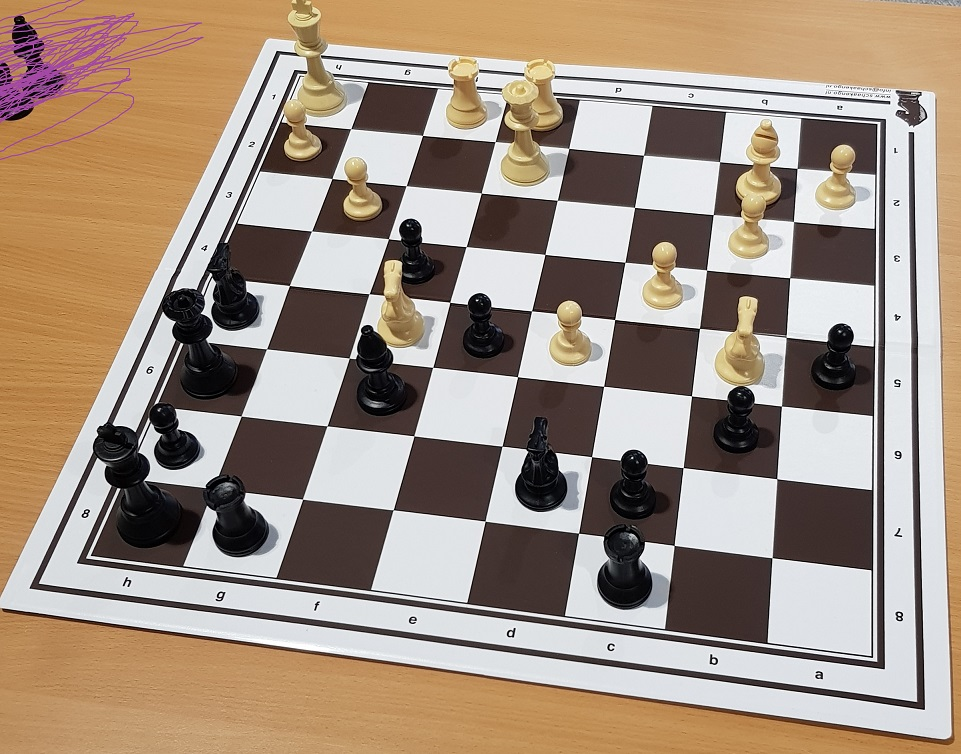
#> input picture evaluation/images/chessboard_red2k_1.jpg, 961 x 754 px
$ python -i classical_board_detector.py   (imports and definitions only)
#> lines starting #> are read from the running program, lines starting #| are printed output that depends on the picture; after the words box and inside, x2 and y2 are one past the last pixel; in counts of white or black regions, pixels touching at a corner belong together
### src/vision/preprocessing.py
import cv2
import numpy as np
from itertools import combinations

# [7 lines left out: function load_image, not called in this run]


def to_grayscale(image):
    return cv2.cvtColor(image, cv2.COLOR_BGR2GRAY)


def blur_image(image):
    return cv2.GaussianBlur(image, (5, 5), 0)


def detect_edges(image):
    return cv2.Canny(image, 50, 150)

# [47 lines left out: functions find_board_contour, close_edges, not called in this run]

def detect_lines(edges):
    height, width = edges.shape

    lines = cv2.HoughLinesP(
        edges,
        rho=1,
        theta=np.pi / 180,
        threshold=80,
        minLineLength=int(width * 0.12),
        maxLineGap=30
    )

    return lines

# [18 lines left out: function draw_lines, not called in this run]

def split_lines_by_orientation(lines):
    horizontal_lines = []
    vertical_lines = []

    if lines is None:
        return horizontal_lines, vertical_lines

    for line in lines:
        x1, y1, x2, y2 = np.asarray(line).reshape(-1)[:4]

        angle = np.degrees(
            np.arctan2(y2 - y1, x2 - x1)
        )

        angle = abs(angle)

        if angle > 90:
            angle = 180 - angle

        if angle < 20:
            horizontal_lines.append((x1, y1, x2, y2))

        elif angle > 60:
            vertical_lines.append((x1, y1, x2, y2))

    return horizontal_lines, vertical_lines

def line_length(line):
    x1, y1, x2, y2 = line

    return np.sqrt(
        (x2 - x1) ** 2 +
        (y2 - y1) ** 2
    )


def horizontal_position(line, x_reference):
    x1, y1, x2, y2 = line

    if x2 == x1:
        return None

    return y1 + (
        (x_reference - x1) *
        (y2 - y1) /
        (x2 - x1)
    )


def vertical_position(line, y_reference):
    x1, y1, x2, y2 = line

    if y2 == y1:
        return None

    return x1 + (
        (y_reference - y1) *
        (x2 - x1) /
        (y2 - y1)
    )


def merge_horizontal_lines(lines, image_width, tolerance=12):
    reference_x = image_width / 2

    positioned_lines = []

    for line in lines:
        position = horizontal_position(line, reference_x)

        if position is not None:
            positioned_lines.append((position, line))

    positioned_lines.sort(key=lambda item: item[0])

    merged = []

    for position, line in positioned_lines:
        if not merged:
            merged.append((position, line))
            continue

        previous_position, previous_line = merged[-1]

        if abs(position - previous_position) < tolerance:
            if line_length(line) > line_length(previous_line):
                merged[-1] = (position, line)
        else:
            merged.append((position, line))

    return [line for _, line in merged]


def merge_vertical_lines(lines, image_height, tolerance=12):
    reference_y = image_height / 2

    positioned_lines = []

    for line in lines:
        position = vertical_position(line, reference_y)

        if position is not None:
            positioned_lines.append((position, line))

    positioned_lines.sort(key=lambda item: item[0])

    merged = []

    for position, line in positioned_lines:
        if not merged:
            merged.append((position, line))
            continue

        previous_position, previous_line = merged[-1]

        if abs(position - previous_position) < tolerance:
            if line_length(line) > line_length(previous_line):
                merged[-1] = (position, line)
        else:
            merged.append((position, line))

    return [line for _, line in merged]

def select_grid_lines(lines, positions, count=9):
    if len(lines) < count:
        return []

    best_score = None
    best_indices = None

    for indices in combinations(range(len(lines)), count):
        selected_positions = np.array(
            [positions[i] for i in indices],
            dtype=float
        )

        gaps = np.diff(selected_positions)

        if np.any(gaps <= 0):
            continue

        mean_gap = np.mean(gaps)

        if mean_gap == 0:
            continue

        gap_variation = np.std(gaps) / mean_gap

        if len(gaps) > 1:
            smoothness = (
                np.mean(np.abs(np.diff(gaps)))
                / np.median(gaps)
            )
        else:
            smoothness = 0

        score = smoothness + 0.3 * gap_variation

        if best_score is None or score < best_score:
            best_score = score
            best_indices = indices

    if best_indices is None:
        return []

    return [lines[i] for i in best_indices]

def line_intersection(line1, line2):
    x1, y1, x2, y2 = map(float, line1)
    x3, y3, x4, y4 = map(float, line2)

    denominator = (
        (x1 - x2) * (y3 - y4)
        - (y1 - y2) * (x3 - x4)
    )

    if abs(denominator) < 1e-10:
        return None

    determinant1 = x1 * y2 - y1 * x2
    determinant2 = x3 * y4 - y3 * x4

    x = (
        determinant1 * (x3 - x4)
        - (x1 - x2) * determinant2
    ) / denominator

    y = (
        determinant1 * (y3 - y4)
        - (y1 - y2) * determinant2
    ) / denominator

    return x, y

def find_board_corners(horizontal_lines, vertical_lines):
    if len(horizontal_lines) < 2 or len(vertical_lines) < 2:
        return None

    top = horizontal_lines[0]
    bottom = horizontal_lines[-1]

    left = vertical_lines[0]
    right = vertical_lines[-1]

    top_left = line_intersection(top, left)
    top_right = line_intersection(top, right)
    bottom_right = line_intersection(bottom, right)
    bottom_left = line_intersection(bottom, left)

    if (
        top_left is None
        or top_right is None
        or bottom_right is None
        or bottom_left is None
    ):
        return None

    return [
        top_left,
        top_right,
        bottom_right,
        bottom_left
    ]

# [47 lines left out: functions warp_board, warp_board_with_margin, not called in this run]

### src/vision/classical_board_detector.py
import cv2
import numpy as np

from vision.preprocessing import (
    to_grayscale,
    blur_image,
    detect_edges,
    detect_lines,
    split_lines_by_orientation,
    merge_horizontal_lines,
    merge_vertical_lines,
    horizontal_position,
    vertical_position,
    select_grid_lines,
    find_board_corners,
    warp_board_with_margin
)


def order_corners(points):
    points = np.array(points, dtype=np.float32)

    ordered = np.zeros((4, 2), dtype=np.float32)

    sums = points.sum(axis=1)
    differences = np.diff(points, axis=1).flatten()

    ordered[0] = points[np.argmin(sums)]          # top-left
    ordered[2] = points[np.argmax(sums)]          # bottom-right

    ordered[1] = points[np.argmin(differences)]   # top-right
    ordered[3] = points[np.argmax(differences)]   # bottom-left

    return ordered


def create_perspective_matrix(
    corners,
    board_size=800,
    margin=200
):
    source_points = order_corners(corners)

    destination_points = np.array(
        [
            [margin, margin],
            [margin + board_size, margin],
            [margin + board_size, margin + board_size],
            [margin, margin + board_size]
        ],
        dtype=np.float32
    )

    return cv2.getPerspectiveTransform(
        source_points,
        destination_points
    )


def detect_board_from_grid(image):
    gray = to_grayscale(image)
    blurred = blur_image(gray)
    edges = detect_edges(blurred)

    lines = detect_lines(edges)

    if lines is None:
        return None

    horizontal_lines, vertical_lines = split_lines_by_orientation(lines)

    height, width = image.shape[:2]

    merged_horizontal_lines = merge_horizontal_lines(
        horizontal_lines,
        width
    )

    merged_vertical_lines = merge_vertical_lines(
        vertical_lines,
        height
    )

    horizontal_data = []

    for line in merged_horizontal_lines:
        position = horizontal_position(
            line,
            width / 2
        )

        if position is not None:
            horizontal_data.append(
                (position, line)
            )

    horizontal_data.sort(
        key=lambda item: item[0]
    )

    horizontal_positions = [
        item[0]
        for item in horizontal_data
    ]

    sorted_horizontal_lines = [
        item[1]
        for item in horizontal_data
    ]

    vertical_data = []

    for line in merged_vertical_lines:
        position = vertical_position(
            line,
            height / 2
        )

        if position is not None:
            vertical_data.append(
                (position, line)
            )

    vertical_data.sort(
        key=lambda item: item[0]
    )

    vertical_positions = [
        item[0]
        for item in vertical_data
    ]

    sorted_vertical_lines = [
        item[1]
        for item in vertical_data
    ]

    grid_horizontal_lines = select_grid_lines(
        sorted_horizontal_lines,
        horizontal_positions
    )

    grid_vertical_lines = select_grid_lines(
        sorted_vertical_lines,
        vertical_positions
    )

    if len(grid_horizontal_lines) != 9:
        return None

    if len(grid_vertical_lines) != 9:
        return None

    corners = find_board_corners(
        grid_horizontal_lines,
        grid_vertical_lines
    )

    if corners is None:
        return None

    return order_corners(corners)


# [123 lines left out: function detect_board_from_contours, not called in this run]


def warp_with_matrix(
    image,
    perspective_matrix,
    board_size=800,
    margin=200
):
    output_size = (
        board_size + 2 * margin
    )

    return cv2.warpPerspective(
        image,
        perspective_matrix,
        (
            output_size,
            output_size
        )
    )


def detect_and_warp_board(
    image,
    board_size=800,
    margin=200
):
    print(
        "Trying grid-based board detection..."
    )

    corners = detect_board_from_grid(
        image
    )

    if corners is not None:
        print(
            "Board detected using grid lines."
        )

    else:
        print(
            "Grid detection failed."
        )

        print(
            "Trying contour-based board detection..."
        )

        corners = detect_board_from_contours(
            image
        )

        if corners is None:
            raise ValueError(
                "Could not detect chessboard "
                "using grid lines or contours"
            )

        print(
            "Board detected using outer contour."
        )

    perspective_matrix = create_perspective_matrix(
        corners,
        board_size=board_size,
        margin=margin
    )

    warped_board = warp_with_matrix(
        image,
        perspective_matrix,
        board_size=board_size,
        margin=margin
    )

    return (
        warped_board,
        corners,
        perspective_matrix
    )

>>> import cv2
>>> picture = cv2.imread('../../evaluation/images/chessboard_red2k_1.jpg')
#> picture is the input picture: shape (754, 961, 3); mean B, G, R 129.5, 145, 162.5
>>> result = detect_and_warp_board(picture)
#> in to_grayscale, `return cv2.cvtColor(image, cv2.COLOR_BGR2GRAY)`:
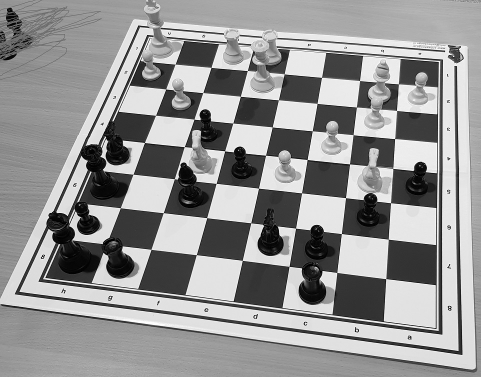
#> returned value: shape (754, 961) (shown at 1/2 size); min 0, max 255, mean 148.4
#> in detect_edges, `return cv2.Canny(image, 50, 150)`:
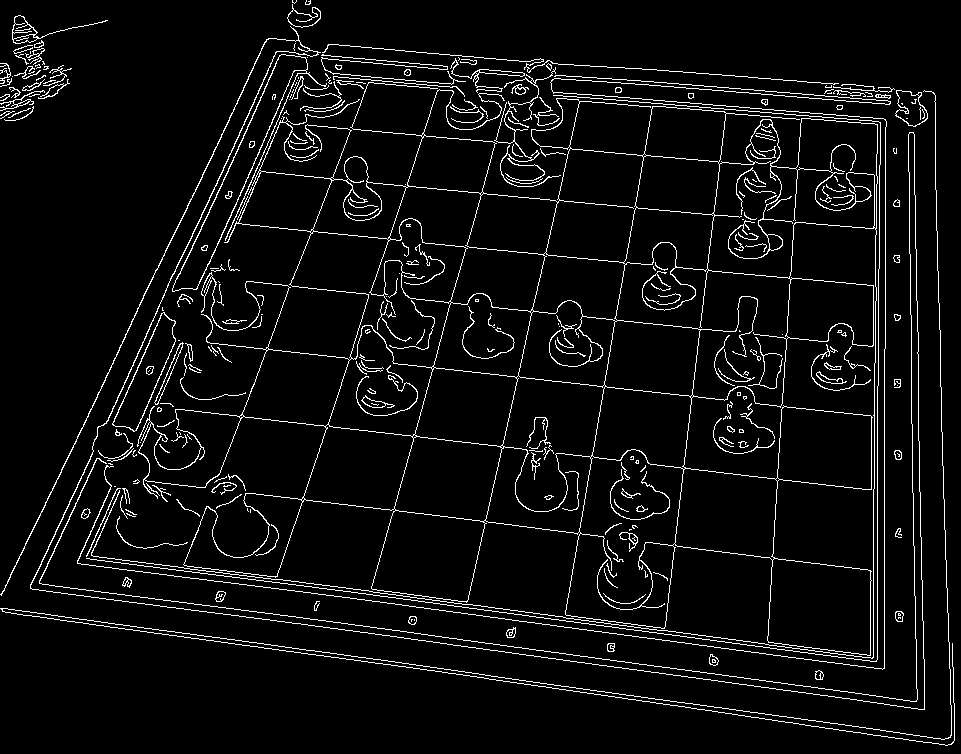
#> returned value: shape (754, 961); 5.3% white in thin lines or dots
#> in detect_lines, `lines = cv2.HoughLinesP( edges, rho=1, theta=np.pi / 180, threshold=80..`: lines = 122 rows, first 6: [7, 608, 953, 741], [229, 118, 935, 180], [918, 392, 921, 579], [5, 612, 264, 648], [540, 614, 720, 637], [198, 638, 711, 710]
#> the loop in split_lines_by_orientation, `for line in lines:` made 122 passes
#> (x1, y1, x2, y2, angle) on passes 1 to 8: (7, 608, 953, 741, 8), (229, 118, 935, 180, 5.02), (918, 392, 921, 579, 89.08), (5, 612, 264, 648, 7.91), (540, 614, 720, 637, 7.28), (198, 638, 711, 710, 7.99), (877, 735, 877, 386, 90), (480, 521, 914, 575, 7.09)
#> after the loop in split_lines_by_orientation, `for line in lines:`: horizontal_lines = 71 items, first 6: (7, 608, 953, 741), (229, 118, 935, 180), (5, 612, 264, 648), (540, 614, 720, 637), (198, 638, 711, 710), (480, 521, 914, 575); vertical_lines = 50 items, first 6: (918, 392, 921, 579), (877, 735, 877, 386), (884, 736, 884, 349), (167, 607, 382, 48), (911, 379, 916, 708), (907, 91, 911, 358)
#> the loop in merge_horizontal_lines, `for line in lines:` made 71 passes
#> line on passes 19 to 26: (589, 94, 935, 124), (341, 596, 624, 635), (496, 445, 853, 488), (555, 75, 753, 89), (253, 66, 563, 93), (452, 70, 711, 89), (23, 549, 184, 571), (589, 97, 935, 127)
#> the loop in merge_horizontal_lines, `for position, line in positioned_lines:` made 71 passes
#> (position, line) on passes 1 to 8: (56.78, (332, 44, 483, 57)), (56.96, (481, 57, 770, 78)), (57.24, (266, 39, 560, 64)), (57.82, (735, 76, 889, 87)), (69.04, (704, 86, 849, 97)), (69.32, (794, 96, 935, 108)), (69.41, (261, 50, 555, 76)), (69.73, (555, 75, 753, 89))
#> the loop in merge_vertical_lines, `for line in lines:` made 50 passes
#> the loop in merge_vertical_lines, `for position, line in positioned_lines:` made 50 passes
#> (position, line) on passes 1 to 8: (105.7, (69, 455, 173, 234)), (105.8, (0, 594, 119, 350)), (106.7, (175, 232, 265, 41)), (107.8, (197, 187, 266, 40)), (124.9, (157, 308, 272, 61)), (125.6, (92, 449, 258, 93)), (126.8, (18, 610, 146, 336)), (130.1, (243, 135, 306, 0))
#> the loop in detect_board_from_grid, `for line in merged_horizontal_lines:` made 14 passes
#> line on passes 1 to 8: (266, 39, 560, 64), (261, 50, 555, 76), (589, 94, 935, 124), (698, 160, 915, 206), (229, 118, 935, 180), (480, 194, 937, 234), (182, 217, 557, 256), (248, 281, 940, 353)
#> the loop in detect_board_from_grid, `for line in merged_vertical_lines:` made 14 passes
#> line on passes 1 to 8: (0, 594, 119, 350), (92, 449, 258, 93), (190, 303, 320, 11), (244, 210, 309, 49), (167, 607, 382, 48), (298, 514, 392, 227), (367, 600, 437, 353), (516, 378, 588, 65)
#> the loop in select_grid_lines, `for indices in combinations(range(len(lines)), count):` made 2002 passes
#> indices on passes 1 to 3: (0, 1, 2, 3, 4, 5, 6, 7, 8), (0, 1, 2, 3, 4, 5, 6, 7, 9), (0, 1, 2, 3, 4, 5, 6, 7, 10)
#> the loop in select_grid_lines (call 2), `for indices in combinations(range(len(lines)), count):` made 2002 passes
#> in warp_with_matrix, `return cv2.warpPerspective( image, perspective_matrix, ( output_size, ..`:
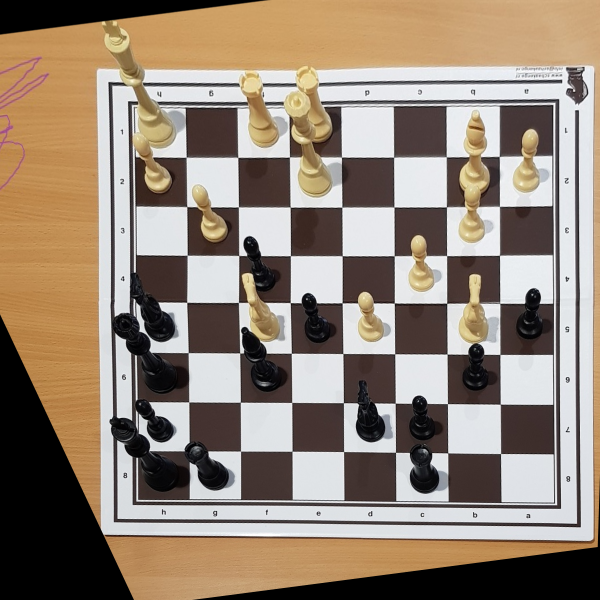
#> returned value: shape (1200, 1200, 3) (shown at 1/2 size); mean of channels 0, 1, 2 117.9, 133, 148.4; drawn as B, G, R

$ run again, on evaluation/images/chessboard_red2k_11.jpg
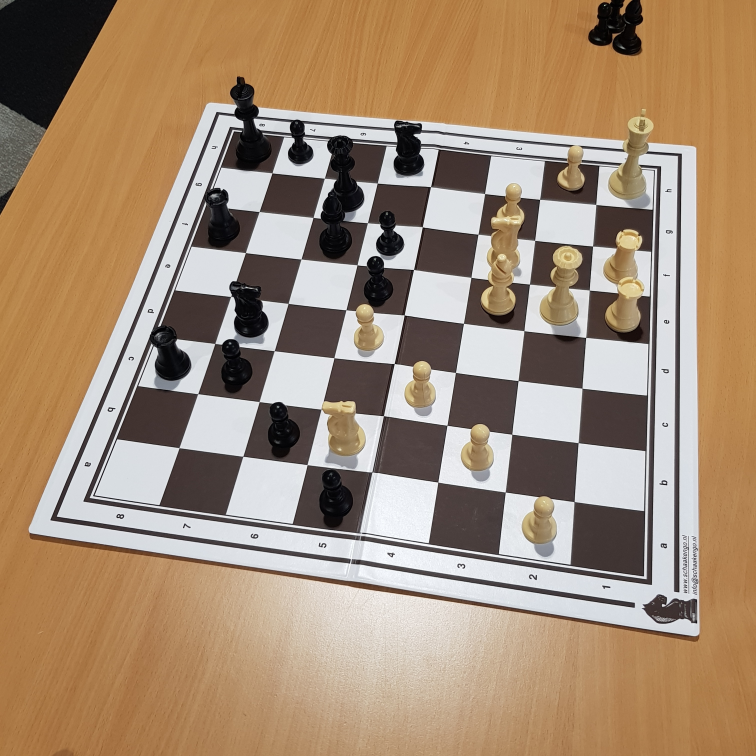
#> input picture evaluation/images/chessboard_red2k_11.jpg, 3024 x 3024 px (shown at 1/4 size)
#> picture is the input picture: shape (3024, 3024, 3); mean B, G, R 116, 139.9, 163.9
#> in detect_edges, `return cv2.Canny(image, 50, 150)`:
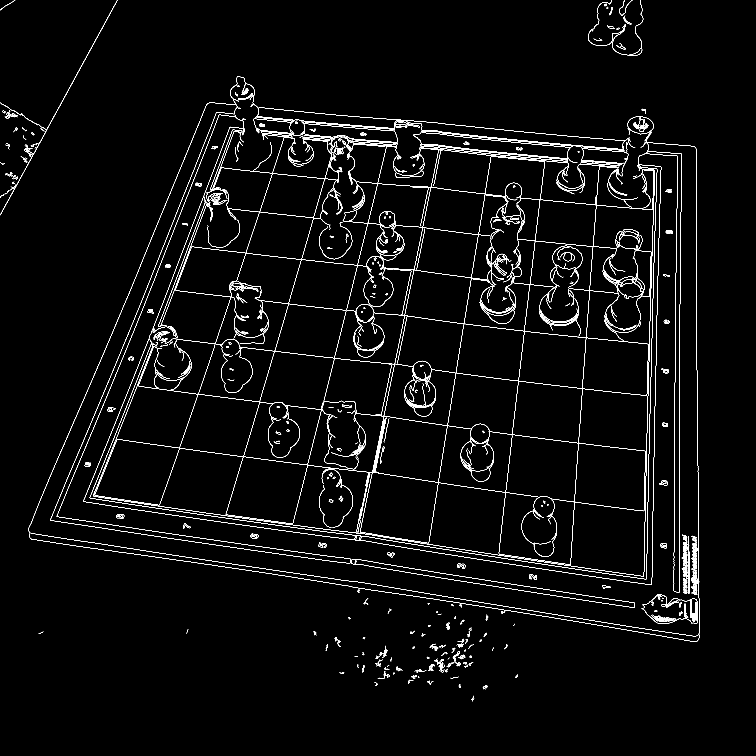
#> returned value: shape (3024, 3024) (shown at 1/4 size); 1.5% white in thin lines or dots, all inside (x1, y1, x2, y2) = (0, 0, 2799, 2806)
#> in detect_lines, `lines = cv2.HoughLinesP( edges, rho=1, theta=np.pi / 180, threshold=80..`: lines = 80 rows, first 6: [2609, 2207, 2617, 1723], [2717, 2422, 2717, 1718], [1164, 2126, 1293, 1607], [205, 2169, 954, 2275], [2286, 2182, 2346, 1322], [2069, 560, 2507, 599]
#> the loop in split_lines_by_orientation, `for line in lines:` made 80 passes
#> (x1, y1, x2, y2, angle) on passes 1 to 8: (2609, 2207, 2617, 1723, 89.05), (2717, 2422, 2717, 1718, 90), (1164, 2126, 1293, 1607, 76.04), (205, 2169, 954, 2275, 8.06), (2286, 2182, 2346, 1322, 86.01), (2069, 560, 2507, 599, 5.09), (574, 2025, 1293, 2126, 8), (2586, 2337, 2593, 1924, 89.03)
#> after the loop in split_lines_by_orientation, `for line in lines:`: horizontal_lines = 43 items, first 6: (205, 2169, 954, 2275), (2069, 560, 2507, 599), (574, 2025, 1293, 2126), (1433, 2142, 2013, 2233), (1112, 532, 1589, 574), (551, 2040, 1298, 2145); vertical_lines = 37 items, first 6: (2609, 2207, 2617, 1723), (2717, 2422, 2717, 1718), (1164, 2126, 1293, 1607), (2286, 2182, 2346, 1322), (2586, 2337, 2593, 1924), (2784, 1039, 2784, 594)
#> the loop in merge_horizontal_lines, `for line in lines:` made 43 passes
#> (x1 in horizontal_position, y1 in horizontal_position, x2 in horizontal_position, y2 in horizontal_position, position) on passes 1 to 8: (205, 2169, 954, 2275, 2354), (2069, 560, 2507, 599, 510.4), (574, 2025, 1293, 2126, 2156.8), (1433, 2142, 2013, 2233, 2154.4), (1112, 532, 1589, 574, 567.2), (551, 2040, 1298, 2145, 2175.1), (1001, 2282, 1405, 2346, 2363), (1732, 2395, 2377, 2497, 2360.2)
#> the loop in merge_horizontal_lines, `for position, line in positioned_lines:` made 43 passes
#> (position, line) on passes 1 to 8: (467.7, (1680, 485, 2116, 530)), (473.1, (1146, 441, 1557, 477)), (475.5, (2070, 525, 2521, 565)), (508.6, (1069, 470, 1539, 511)), (510.4, (2069, 560, 2507, 599)), (512.6, (1080, 475, 1505, 512)), (514.5, (2052, 562, 2507, 602)), (518.8, (1068, 480, 1537, 521))
#> the loop in merge_vertical_lines, `for line in lines:` made 37 passes
#> the loop in merge_vertical_lines, `for position, line in positioned_lines:` made 37 passes
#> (position, line) on passes 1 to 8: (371.2, (336, 1595, 553, 1084)), (438.8, (254, 1949, 487, 1398)), (439.7, (234, 1998, 449, 1490)), (440.4, (478, 1419, 672, 939)), (457.5, (449, 1533, 651, 1033)), (458.3, (264, 1972, 441, 1553)), (531.9, (334, 2003, 573, 1410)), (533.2, (373, 1909, 538, 1500))
#> the loop in detect_board_from_grid, `for line in merged_horizontal_lines:` made 14 passes
#> line on passes 1 to 8: (2070, 525, 2521, 565), (1069, 470, 1539, 511), (1112, 532, 1589, 574), (873, 670, 1353, 721), (1095, 1026, 1471, 1066), (1741, 1280, 2205, 1337), (1868, 1498, 2340, 1556), (2046, 1739, 2616, 1809)
#> the loop in detect_board_from_grid, `for line in merged_vertical_lines:` made 17 passes
#> line on passes 1 to 8: (336, 1595, 553, 1084), (254, 1949, 487, 1398), (449, 1533, 651, 1033), (334, 2003, 573, 1410), (565, 1477, 766, 954), (668, 1936, 862, 1374), (1190, 1091, 1348, 543), (1337, 1431, 1511, 733)
#> the loop in select_grid_lines, `for indices in combinations(range(len(lines)), count):` made 2002 passes
#> indices on passes 1 to 3: (0, 1, 2, 3, 4, 5, 6, 7, 8), (0, 1, 2, 3, 4, 5, 6, 7, 9), (0, 1, 2, 3, 4, 5, 6, 7, 10)
#> the loop in select_grid_lines (call 2), `for indices in combinations(range(len(lines)), count):` made 24310 passes
#> in warp_with_matrix, `return cv2.warpPerspective( image, perspective_matrix, ( output_size, ..`:
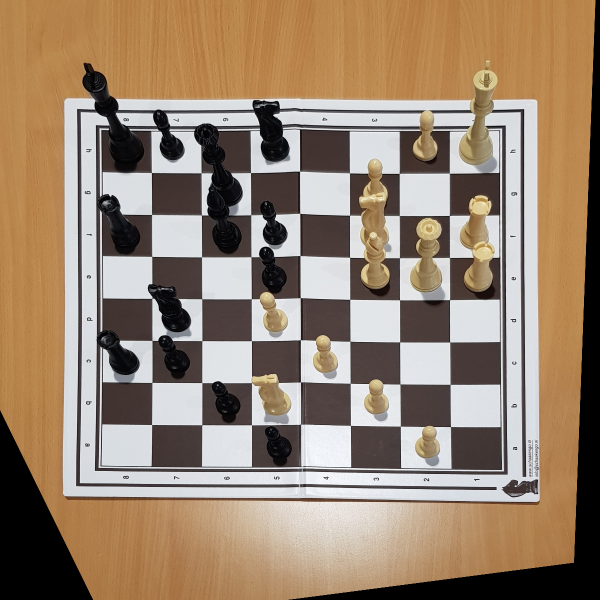
#> returned value: shape (1200, 1200, 3) (shown at 1/2 size); mean of channels 0, 1, 2 111.5, 132.3, 153.2; drawn as B, G, R
